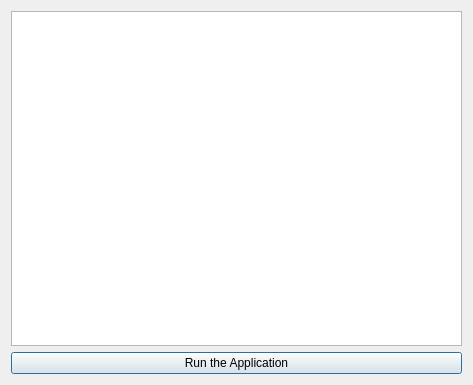
<?xml version="1.0" encoding="UTF-8"?>
<ui version="4.0">
 <class>surveySplashScreen</class>
 <widget class="QDialog" name="surveySplashScreen">
  <property name="geometry">
   <rect>
    <x>0</x>
    <y>0</y>
    <width>473</width>
    <height>385</height>
   </rect>
  </property>
  <property name="windowTitle">
   <string>Dialog</string>
  </property>
  <layout class="QVBoxLayout" name="verticalLayout">
   <item>
    <widget class="QTextEdit" name="surveyText"/>
   </item>
   <item>
    <widget class="QPushButton" name="pushButton_OK">
     <property name="text">
      <string>Run the Application</string>
     </property>
    </widget>
   </item>
  </layout>
 </widget>
 <resources/>
 <connections/>
</ui>
